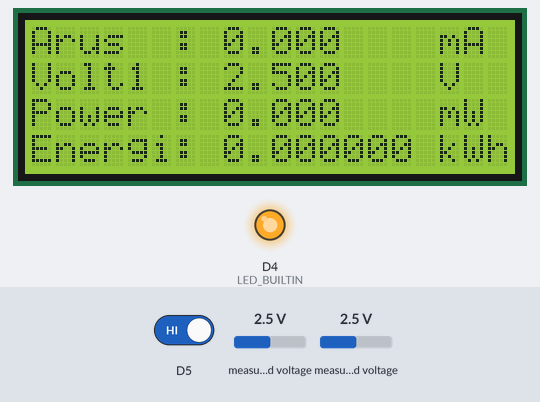
Bench run of a program on a simulated ESP8266 (NodeMCU). Parts: 20×4 character LCD, output pins drawn as LEDs (lit = HIGH, except the on-board LED, lit = LOW). Inputs (shaded band) come from the test bench; at power-on: measured voltage 2.5 V, D5 HIGH. WiFi joins after 1.5 s; servers stay silent unless stated; what the program prints to the serial monitor is not drawn.

Above: at 4.9 s.
5.0 s: measured voltage (sensor 200) set to 3.8 V
At 5.42 s:
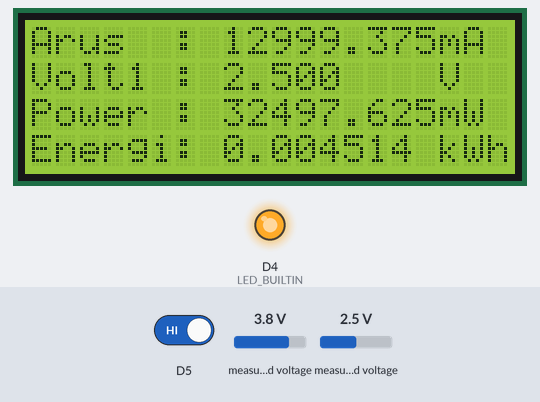
8.0 s: D5 driven LOW
At 8.6 s:
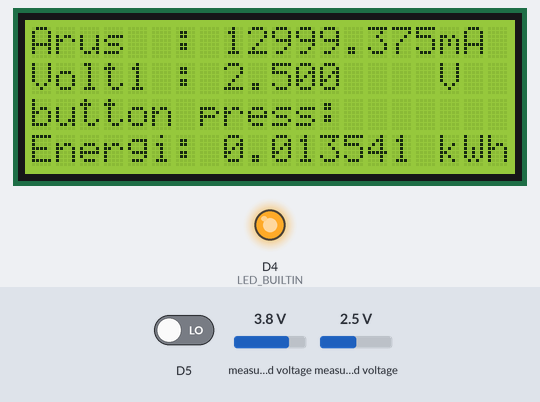
11.0 s: measured voltage (sensor 201) set to 3.8 V
At 11.7 s:
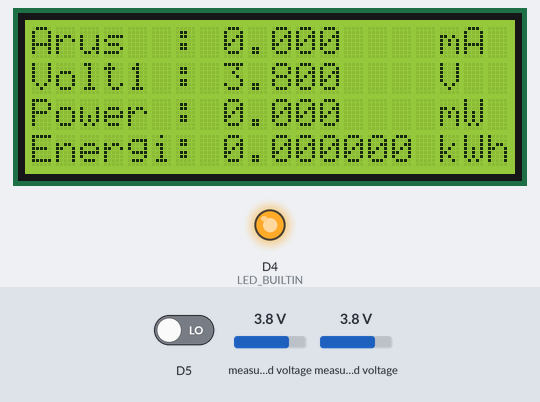
12.7 s: measured voltage (sensor 200) set to 1.2 V
At 12.99 s:
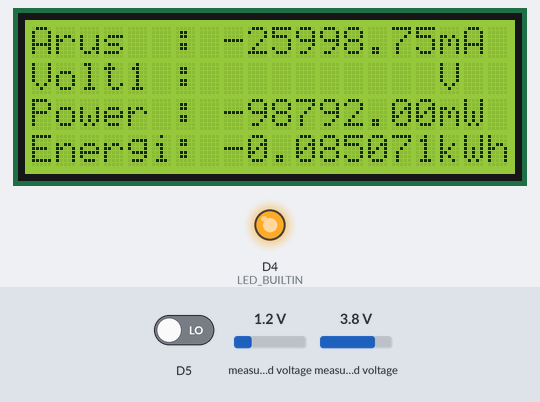
15.7 s: measured voltage (sensor 201) set to 1.2 V
At 17.4 s:
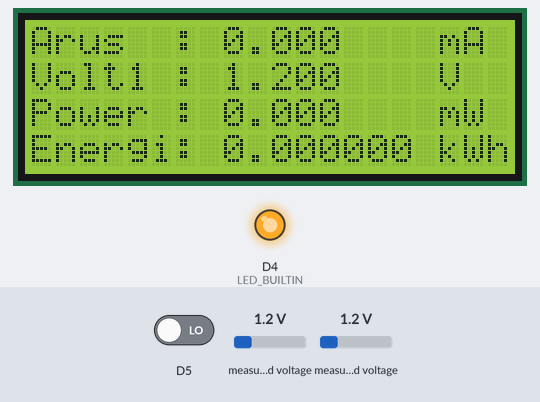
18.7 s: measured voltage (sensor 200) set to 0.1 V
At 19.14 s:
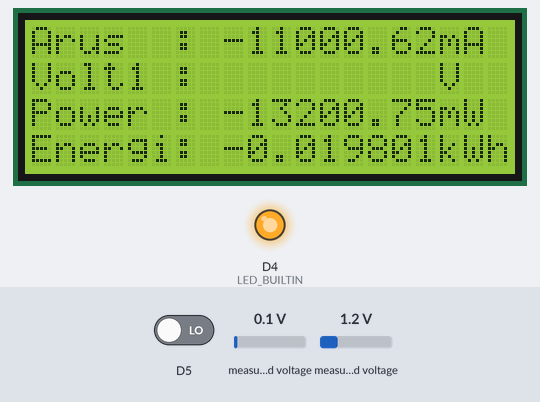
Timing chart, 0 to 21.7 s (numbered marks = the images above; inputs shaded):
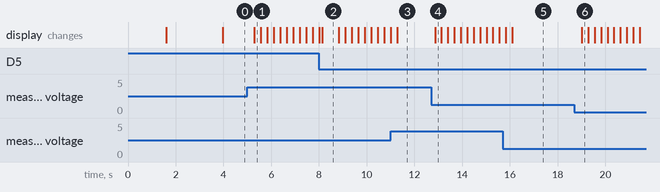

The program:

main.cpp
```cpp
#include <Arduino.h>
#include <ESP8266WiFi.h>
#include <LiquidCrystal_I2C.h>
#include <ADS1X15.h>
#include <Adafruit_INA219.h>


#define SSID "THERESIA DWI SUHADI"
#define PASSWORD "GABRIELS"

// #define SSID "Yulius"
// #define PASSWORD "16072000"


// GLOBAL VARS
WiFiClient SocketClient;
float max_voltage;
char max_volt_char[10];
float SHUNT = 0.1;   // nilai resistor kapur
int sample_interval = 100;  // ambil data setiap 100 ms
float elapsed_time = 1;
int count = 0;
int selected_channel = 1;
bool change_channel = false;


ADS1115 ADS(0x48);
LiquidCrystal_I2C lcd(PCF8574_ADDR_A21_A11_A01, 4, 5, 6, 16, 11, 12, 13, 14, POSITIVE);
Adafruit_INA219 ina219;
volatile int buttonpress = 0 ;

IRAM_ATTR void buttoninterrupt(){
    buttonpress++;
}

void setup() {

  Serial.begin(9600);

  // interrupt untuk deteksi button
  pinMode(D5,INPUT);
  attachInterrupt(digitalPinToInterrupt(D5),buttoninterrupt,FALLING);

  // init LCD
  while (lcd.begin(20, 4) != 1) //colums - 20, rows - 4
  {
    Serial.println("Error LCD");
    delay(500);
  }

  // init ADS
  ADS.begin();
  ADS.setGain(0);
  max_voltage = ADS.getMaxVoltage();
  sprintf(max_volt_char, "%.3f", max_voltage);

  lcd.setCursor(0,0);
  lcd.print("Hello World");
  pinMode(LED_BUILTIN,OUTPUT);

  pinMode(LED_BUILTIN,OUTPUT);


  // Connect Wifi
  WiFi.mode(WIFI_STA);
  WiFi.begin(SSID,PASSWORD);
  while (WiFi.status() != WL_CONNECTED)
  {
    delay(500);

  }

  String IP = WiFi.localIP().toString();
  lcd.setCursor(0,3);
  lcd.print(IP);

  //cetak max voltage
  lcd.setCursor(0,2);
  lcd.print("Vmax: ");
  lcd.print(max_voltage);
  lcd.print("V");
  delay(2000) ;

  // connect socket PC
  const char *Laptop_IP = "192.168.1.5";
  int Laptop_PORT = 6969;

  // coba terus sampe sukses
  if( !SocketClient.connect(Laptop_IP, Laptop_PORT) ){
    ;
  }


}


int16_t differential_raw;
float differential_voltage;
float arus;
int16_t val_1;
float tegangan1;
float power;
float konsumsi_energiListrik;

void loop() {

  if(change_channel)
  {
    lcd.clear();
    lcd.setCursor(0,0);
    lcd.print("Channel diganti ke:");
    lcd.setCursor(0,1);
    lcd.print(selected_channel);

    change_channel = false;
    delay(3000);
  }

  if (buttonpress > 0)
  {
    lcd.setCursor(0,2);
    lcd.print("                    ");
    lcd.setCursor(0,2);
    lcd.print("button press: ");
    buttonpress=0;
    delay(500);
    lcd.setCursor(0,2);
    lcd.print("                    ");
    SocketClient.stop();
    /* code */
  }

  // AMBIL DATA ----------------------------------------------------
  if(selected_channel == 1)
  {
    // differential mode untuk mengukur beda tegangan di resistor shunt
    // arus = beda tegangan / nilai resistor
    differential_raw = ADS.readADC_Differential_0_1();
    differential_voltage = 1000 * ADS.toVoltage(differential_raw);
    arus= differential_voltage / SHUNT ;

    // baca channel 1 untuk ukur tegangan
    val_1 = ADS.readADC(1);
    tegangan1 = ADS.toVoltage(val_1);

    // menghitung daya (power)
    power = arus * tegangan1;

    // menghitung konsumsi daya listrik
    elapsed_time = (( elapsed_time + sample_interval*count) / 1000)  / 3600;
    konsumsi_energiListrik = (power * elapsed_time); // Wh
    konsumsi_energiListrik /= 1000;   // kWh
  }

  else{
    // differential mode untuk mengukur beda tegangan di resistor shunt
    // arus = beda tegangan / nilai resistor
    differential_raw = ADS.readADC_Differential_2_3();
    differential_voltage = 1000 * ADS.toVoltage(differential_raw);
    arus= differential_voltage / SHUNT ;

    // baca channel 1 untuk ukur tegangan
    val_1 = ADS.readADC(3);
    tegangan1 = ADS.toVoltage(val_1);

    // menghitung daya (power)
    power = arus * tegangan1;

    // menghitung konsumsi daya listrik
    elapsed_time = (( elapsed_time + sample_interval*count) / 1000)  / 3600;
    konsumsi_energiListrik = (power * elapsed_time); // Wh
    konsumsi_energiListrik /= 1000;   // kWh
  }


  // konversi ke string --------------------------------------------
  char arus_char_1[5];
  sprintf(arus_char_1, "%.3f", arus);

  char differential_char[10];
  sprintf(differential_char, "%.3f", differential_voltage);

  char tegangan1_char[10];
  sprintf(tegangan1_char, "%.3f", tegangan1);

  char power1_char[10];
  sprintf(power1_char, "%.3f", power);

  char energi[10];
  sprintf(energi, "%.6f", konsumsi_energiListrik);


  // menampilkan di LCD ---------------------------------------------
  lcd.setCursor(0,0);
  lcd.print("                    ");
  lcd.setCursor(0,0);
  lcd.print("Arus  : ");
  lcd.print(arus_char_1);
  lcd.setCursor(17,0);
  lcd.print("mA");

  lcd.setCursor(0,1);
  lcd.print("                    ");
  lcd.setCursor(0,1);
  lcd.print("Volt1 : ");
  lcd.print(tegangan1_char);
  lcd.setCursor(17,1);
  lcd.print("V");

  lcd.setCursor(0,2);
  lcd.print("                    ");
  lcd.setCursor(0,2);
  lcd.print("Power : ");
  lcd.print(power1_char);
  lcd.setCursor(17,2);
  lcd.print("mW");


  lcd.setCursor(0,3);
  lcd.print("                    ");
  lcd.setCursor(0,3);
  lcd.print("Energi: ");
  lcd.print(energi);
  lcd.setCursor(17,3);
  lcd.print("kWh");


  // kirim ke socket
  //String data = voltchar + "," + arus_char_1 + "," + power_char
  String senddata = (String)tegangan1_char + ',' +(String) arus_char_1 + ','+ (String)power1_char;
  if(SocketClient.connected())
  {
    SocketClient.print(senddata);

    int msg_fromServer = SocketClient.read();
    Serial.println(msg_fromServer);

    if(msg_fromServer == 1)
    {
      selected_channel = 1;
      change_channel = true;
    }
    else if (msg_fromServer == 2)
    {
      selected_channel = 2;
      change_channel = true;
    }
    else{
      change_channel = false;
      // do nothing
      ;
    }
  }

  delay(sample_interval) ;
  count++; // 100 ms increment
}
```

Measured:
- after the input at 5.0 s, the display: changes after 0.29 s (image 1)
- after the input at 8.0 s, the display: first differs from a run without the input after 0.14 s (image 2)
- after the input at 12.7 s, the display: changes after 0.16 s (image 4)
- after the input at 18.7 s, the display: changes after 0.31 s (image 6)
- what the display in image 2 shows lasts 0.7 s, from 8.1 s to 8.8 s
